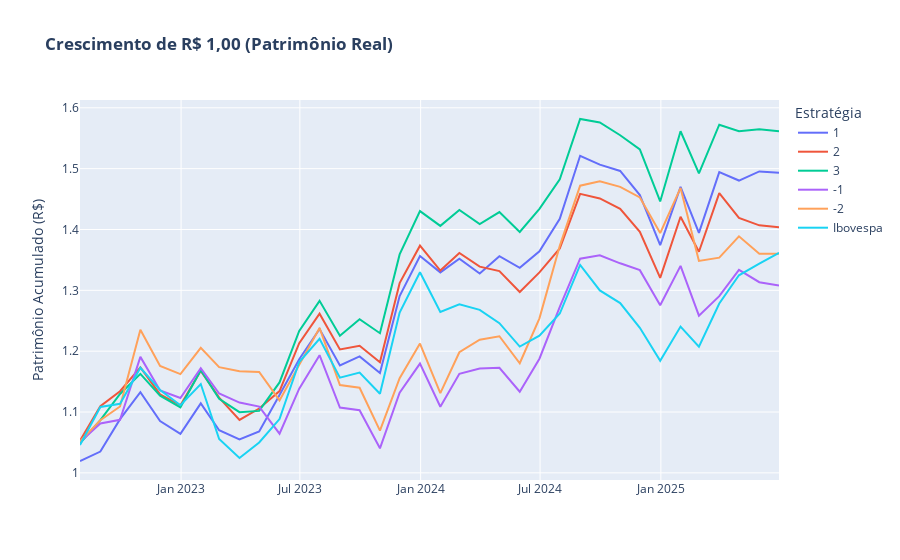

Source (notebook cell):
### Code cell
# Supondo que 'df_retornos' (com os retornos excedentes das estratégias),
# 'selic_mensal', 'ibov_retornos_brutos' (brutos) e 'indice_backtest' já existem.

# Fatia a Selic para o período do backtest
selic_fatiada = selic_mensal.loc[indice_backtest]

# Adiciona a Selic de volta aos retornos excedentes para obter os retornos brutos das estratégias
df_retornos_brutos = df_retornos.add(selic_fatiada['Taxa_Livre_Risco'], axis=0)

# Fatia os retornos brutos do Ibovespa para o mesmo período
ibov_retornos_brutos_fatiado = ibov_retornos_brutos.loc[indice_backtest]


# --- A CORREÇÃO ESTÁ AQUI ---
# Adicionamos a série de retornos do Ibovespa como uma nova coluna
# ao DataFrame que será usado para o gráfico.
df_retornos_brutos['Ibovespa'] = ibov_retornos_brutos_fatiado
# ---------------------------


print("\n--- Gráfico 1: Curva de Patrimônio Real (Baseado nos Retornos Brutos) ---")
df_acumulado_bruto = (1 + df_retornos_brutos).cumprod()

# O resto do seu código de plotagem agora funcionará perfeitamente
# e incluirá a linha do Ibovespa no loop.
fig_bruto = go.Figure()
for col in df_acumulado_bruto.columns:
    fig_bruto.add_trace(go.Scatter(x=df_acumulado_bruto.index, y=df_acumulado_bruto[col], mode='lines', name=col))
    
fig_bruto.update_layout(title_text='<b>Crescimento de R$ 1,00 (Patrimônio Real)</b>',
                            yaxis_title='Patrimônio Acumulado (R$)', legend_title='Estratégia')
fig_bruto.show()
